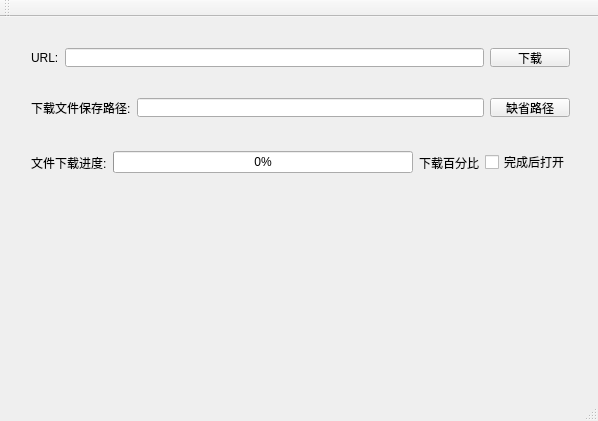
<?xml version="1.0" encoding="UTF-8"?>
<ui version="4.0">
 <class>MainWindow</class>
 <widget class="QMainWindow" name="MainWindow">
  <property name="geometry">
   <rect>
    <x>0</x>
    <y>0</y>
    <width>598</width>
    <height>421</height>
   </rect>
  </property>
  <property name="windowTitle">
   <string>MainWindow</string>
  </property>
  <widget class="QWidget" name="centralWidget">
   <widget class="QWidget" name="horizontalLayoutWidget">
    <property name="geometry">
     <rect>
      <x>20</x>
      <y>20</y>
      <width>561</width>
      <height>41</height>
     </rect>
    </property>
    <layout class="QHBoxLayout" name="horizontalLayout">
     <item>
      <widget class="QLabel" name="label">
       <property name="text">
        <string>URL:</string>
       </property>
      </widget>
     </item>
     <item>
      <widget class="QLineEdit" name="editUrl"/>
     </item>
     <item>
      <widget class="QPushButton" name="btnDownload">
       <property name="text">
        <string>下载</string>
       </property>
      </widget>
     </item>
    </layout>
   </widget>
   <widget class="QWidget" name="horizontalLayoutWidget_2">
    <property name="geometry">
     <rect>
      <x>20</x>
      <y>70</y>
      <width>561</width>
      <height>41</height>
     </rect>
    </property>
    <layout class="QHBoxLayout" name="horizontalLayout_2">
     <item>
      <widget class="QLabel" name="label_2">
       <property name="text">
        <string>下载文件保存路径:</string>
       </property>
      </widget>
     </item>
     <item>
      <widget class="QLineEdit" name="editPath"/>
     </item>
     <item>
      <widget class="QPushButton" name="btnDefaultPath">
       <property name="text">
        <string>缺省路径</string>
       </property>
      </widget>
     </item>
    </layout>
   </widget>
   <widget class="QWidget" name="horizontalLayoutWidget_3">
    <property name="geometry">
     <rect>
      <x>20</x>
      <y>120</y>
      <width>561</width>
      <height>51</height>
     </rect>
    </property>
    <layout class="QHBoxLayout" name="horizontalLayout_3">
     <item>
      <widget class="QLabel" name="label_3">
       <property name="text">
        <string>文件下载进度:</string>
       </property>
      </widget>
     </item>
     <item>
      <widget class="QProgressBar" name="progressBar">
       <property name="value">
        <number>0</number>
       </property>
      </widget>
     </item>
     <item>
      <widget class="QLabel" name="downloadPercent">
       <property name="text">
        <string>下载百分比</string>
       </property>
      </widget>
     </item>
     <item>
      <widget class="QCheckBox" name="chkOpen">
       <property name="text">
        <string>完成后打开</string>
       </property>
      </widget>
     </item>
    </layout>
   </widget>
  </widget>
  <widget class="QMenuBar" name="menuBar">
   <property name="geometry">
    <rect>
     <x>0</x>
     <y>0</y>
     <width>598</width>
     <height>22</height>
    </rect>
   </property>
  </widget>
  <widget class="QToolBar" name="mainToolBar">
   <attribute name="toolBarArea">
    <enum>TopToolBarArea</enum>
   </attribute>
   <attribute name="toolBarBreak">
    <bool>false</bool>
   </attribute>
  </widget>
  <widget class="QStatusBar" name="statusBar"/>
 </widget>
 <layoutdefault spacing="6" margin="11"/>
 <resources/>
 <connections/>
</ui>
